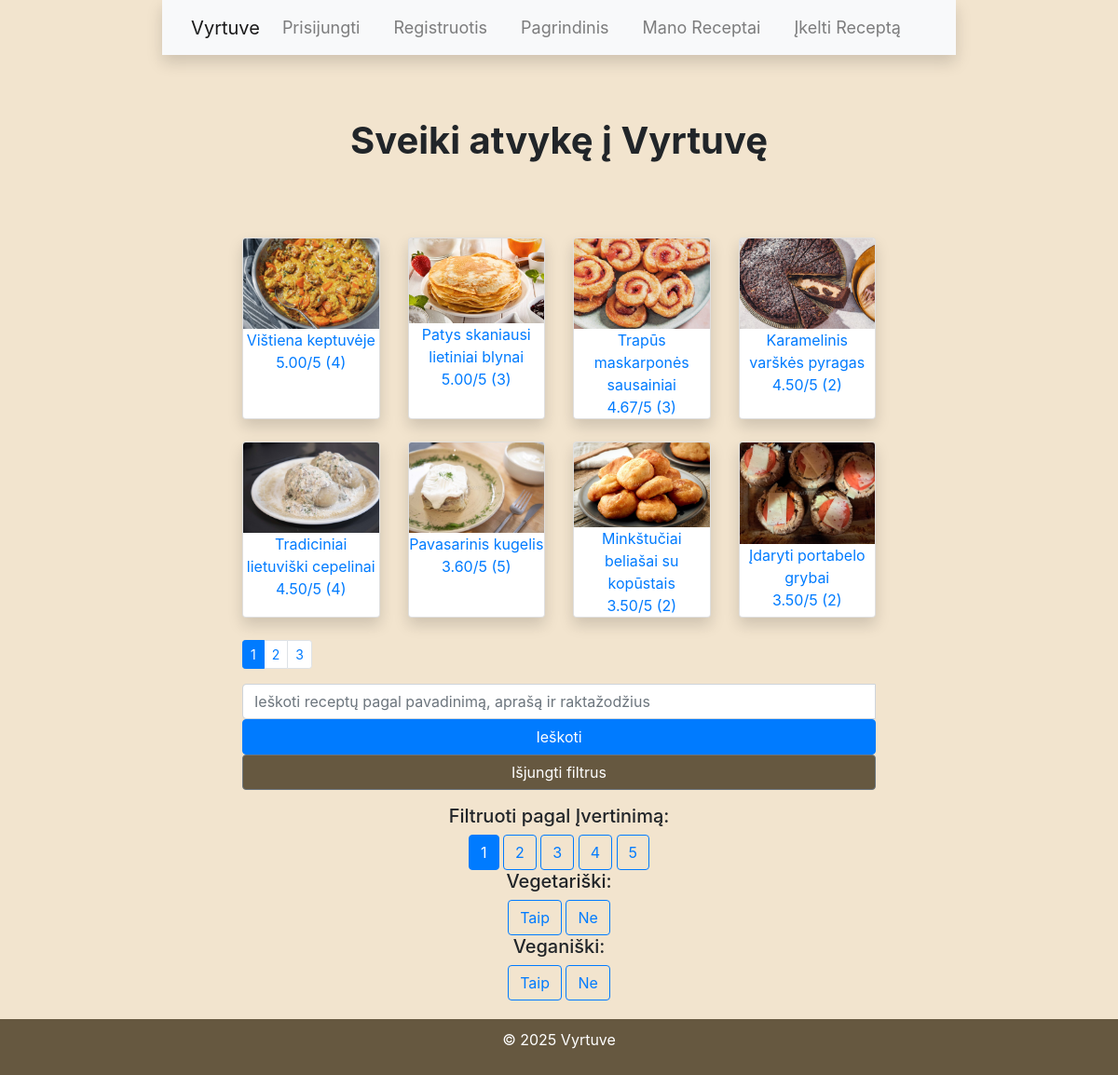
The page /?min_rating=1 on the database its author committed.
### Vyrtuve/models.py (models this page shows, shortened)
class Receptas(models.Model):
    titulas = models.CharField(max_length=50)
    aprasas = models.TextField(max_length=2000)
    ingridientai = models.TextField(max_length=2000)
    instrukcijos = models.TextField(max_length=2000)
    nuotrauka = models.ImageField(upload_to='receptai/', blank=True, null=True)
    gaminimo_laikas = models.FloatField()
    vidutinis_reitingas = models.FloatField(default=0)
    reitingu_kiekis = models.IntegerField(default=0)
    favoritu_kiekis = models.IntegerField(default=0)
    ar_vegetariskas = models.BooleanField(default=False)
    ar_veganiskas = models.BooleanField(default=False)
    data = models.DateTimeField(auto_now_add=True)
    sablonas = models.ForeignKey(Sablonas, on_delete=models.SET_NULL, null=True)
    profilis = models.ForeignKey(Profilis, related_name='receptai', on_delete=models.CASCADE, null=True)

### Vyrtuve/views.py (the view, shortened to what this page needs)
# urls.py: path('', views.index, name='index'),
def index(request):
    query = request.GET.get('query', '')
    min_rating = request.GET.get('min_rating', None)
    vegetarian = request.GET.get('ar_vegetariskas', None)
    if vegetarian is not None:
        vegetarian = vegetarian == 'True'
    vegan = request.GET.get('ar_veganiskas', None)
    if vegan is not None:
        vegan = vegan == 'True'
    favoritas = request.GET.get('favoritas', None)
    if favoritas is not None:
        favoritas = favoritas == 'True'
    recipes = Receptas.objects.all().order_by('-vidutinis_reitingas')
    recipes = recipes.filter(
        Q(titulas__icontains=query) |
        Q(aprasas__icontains=query) |
        Q(ingridientai__icontains=query) |
        Q(raktazodziai_recepto__raktazodis__raktazodis__icontains=query)
    )
    if min_rating:
        recipes = recipes.filter(vidutinis_reitingas__gte=min_rating)
    if vegetarian is not None:
        recipes = recipes.filter(ar_vegetariskas=vegetarian)
    if vegan is not None:
        recipes = recipes.filter(ar_veganiskas=vegan)
    recipes = recipes.distinct()
    page = request.GET.get('page', 1)
    paginator = Paginator(recipes, 8)
    receptai = paginator.get_page(page)
    return render(request, 'index.html', {
        'receptai': receptai,
        'query': query,
        'min_rating': min_rating,
        'vegetarian': vegetarian,
        'vegan': vegan,
        'favoritas': favoritas,
    })

### Vyrtuve/templates/index.html (shortened to what this page needs)
{% extends 'base.html' %}
{% load static %}
{% block content %}
<h1><b>Sveiki atvykę į Vyrtuvę</b></h1>
<br><br><br>
<div class="row">
    {% for receptas in receptai %}
    <div class="col-sm-6 col-md-3 d-flex align-items-stretch">
        <div class="card mb-4 shadow">
            {% if receptas.nuotrauka %}
            <img class="card-img-top" src="{{ receptas.nuotrauka.url }}"/>
            {% endif %}
            <div>
                <a href="{% url 'recipe' receptas.id %}">{{ receptas.titulas }}</a>
                <br>
                <a href="{% url 'recipe' receptas.id %}">{{ receptas.vidutinis_reitingas|floatformat:2 }}/5
                    ({{receptas.reitingu_kiekis}})</a>
            </div>
        </div>
    </div>
    {% endfor %}
</div>
{% if receptai.has_other_pages %}
<ul class="pagination pagination-sm">
    {% for nr in receptai.paginator.page_range %}
    {% if receptai.number == nr %}
    <li class="page-item active">
        <a class="page-link" href="">{{ nr }}</a>
    </li>
    {% else %}
    <li class="page-item">
        <a class="page-link"
           href="?page={{ nr }}
           {% if min_rating %}&min_rating={{ min_rating }}{% endif %}
           {% if favoritas is not none %}&favoritas={{ favoritas }}{% endif %}">
            {{ nr }}
        </a>
    </li>
    {% endif %}
    {% endfor %}
</ul>
{% endif %}
<form method="GET" action="{% url 'index' %}">
    <div class="input-group mb-3">
        <input type="text" class="form-control" name="query" value="{{ query }}"
               placeholder="Ieškoti receptų pagal pavadinimą, aprašą ir raktažodžius">
        <button class="btn btn-primary register-button" type="submit">Ieškoti</button>
        <button style="background-color: #665840;" class="btn btn-secondary" type="reset"
                onclick="window.location.href='?';">Išjungti filtrus
        </button>
    </div>
</form>
<div class="filters">
    <div class="filter-rating">
        <h5>Filtruoti pagal Įvertinimą:</h5>
        <a href="?min_rating=1"
           class="btn {% if min_rating == '1' %}btn-primary{% else %}btn-outline-primary{% endif %}">1</a>
        <a href="?min_rating=2"
           class="btn {% if min_rating == '2' %}btn-primary{% else %}btn-outline-primary{% endif %}">2</a>
        <a href="?min_rating=3"
           class="btn {% if min_rating == '3' %}btn-primary{% else %}btn-outline-primary{% endif %}">3</a>
        <a href="?min_rating=4"
           class="btn {% if min_rating == '4' %}btn-primary{% else %}btn-outline-primary{% endif %}">4</a>
        <a href="?min_rating=5"
           class="btn {% if min_rating == '5' %}btn-primary{% else %}btn-outline-primary{% endif %}">5</a>
    </div>
    <div class="filter-vegetarian">
        <h5>Vegetariški:</h5>
        <a href="?ar_vegetariskas=True"
           class="btn {% if vegetarian == True %}btn-primary{% else %}btn-outline-primary{% endif %}">Taip</a>
        <a href="?ar_vegetariskas=False"
           class="btn {% if vegetarian == False %}btn-primary{% else %}btn-outline-primary{% endif %}">Ne</a>
    </div>
    <div class="filter-vegan">
        <h5>Veganiški:</h5>
        <a href="?ar_veganiskas=True"
           class="btn {% if vegan == True %}btn-primary{% else %}btn-outline-primary{% endif %}">Taip</a>
        <a href="?ar_veganiskas=False"
           class="btn {% if vegan == False %}btn-primary{% else %}btn-outline-primary{% endif %}">Ne</a>
    </div>
</div>
{% endblock %}

### Vyrtuve/static/css/styles.css (style rules this page uses)
html, body { height: 100%; margin: 0; padding: 0; }
body { font-family: Arial, sans-serif; display: flex; place-items: center; flex-direction: column; background-color: #f2e4ce !important; }
h1 { color: #000000; }
form .form-control { width: 100%; padding: 0.75rem; font-size: 1rem; border: 1px solid #ced4da; border-radius: 0.25rem; }
form button { width: 100%; padding: 0.75rem; font-size: 1.25rem; }
.row { display: flex; flex-wrap: wrap; }

### rows shown on the page
Receptas: nuotrauka (picture), titulas "Vištiena keptuvėje", vidutinis_reitingas "5.00", reitingu_kiekis "4"
Receptas: nuotrauka (picture), titulas "Patys skaniausi lietiniai blynai", vidutinis_reitingas "5.00", reitingu_kiekis "3"
Receptas: nuotrauka (picture), titulas "Trapūs maskarponės sausainiai", vidutinis_reitingas "4.67", reitingu_kiekis "3"
Receptas: nuotrauka (picture), titulas "Karamelinis varškės pyragas", vidutinis_reitingas "4.50", reitingu_kiekis "2"
Receptas: nuotrauka (picture), titulas "Tradiciniai lietuviški cepelinai", vidutinis_reitingas "4.50", reitingu_kiekis "4"
Receptas: nuotrauka (picture), titulas "Pavasarinis kugelis", vidutinis_reitingas "3.60", reitingu_kiekis "5"
Receptas: nuotrauka (picture), titulas "Minkštučiai beliašai su kopūstais", vidutinis_reitingas "3.50", reitingu_kiekis "2"
Receptas: nuotrauka (picture), titulas "Įdaryti portabelo grybai", vidutinis_reitingas "3.50", reitingu_kiekis "2"

### other values the page prints
{{ nr }} "1"
{{ nr }} "2" "3"
